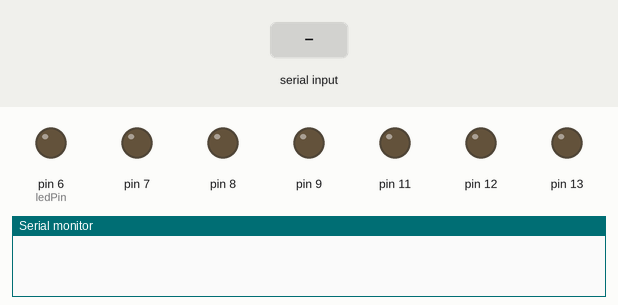
Recording of a sketch running on a simulated Arduino Uno, built with avr-gcc and run on an emulated ATmega328P. Parts: output pins drawn as LEDs (lit = HIGH), the last lines printed to the serial monitor. The inputs (shaded band) are chosen by the test bench.

Above: at 1.2 s.
1.3 s: "0" received over Serial
At 1.8 s:
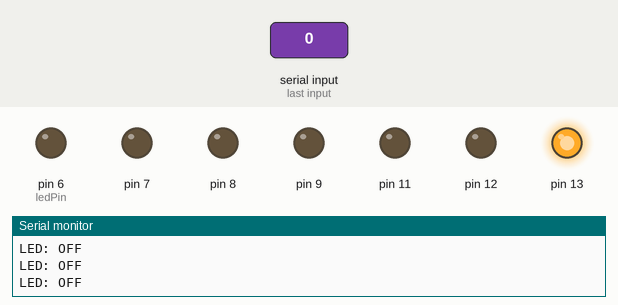
2.8 s: "1" received over Serial
At 3.4 s:
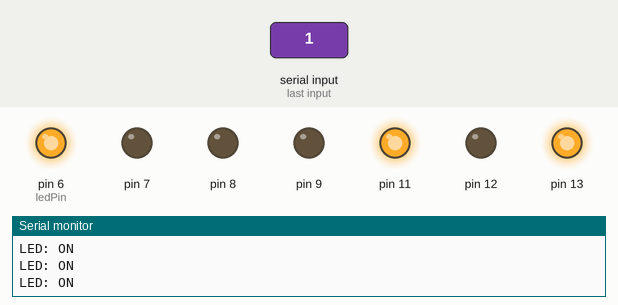
4.3 s: "2" received over Serial
At 5.3 s:
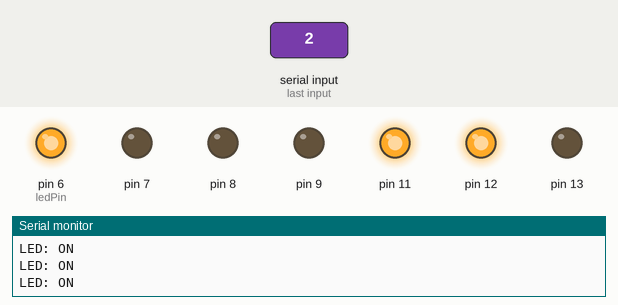
5.8 s: "3" received over Serial
At 6.4 s:
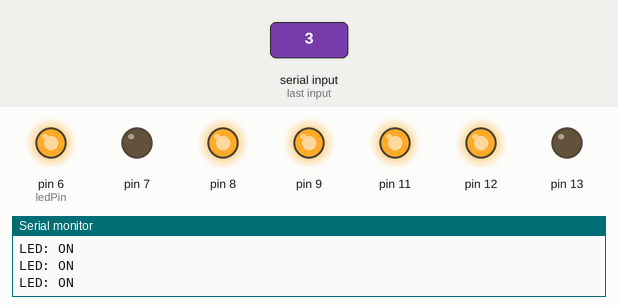
7.3 s: "4" received over Serial
At 7.6 s:
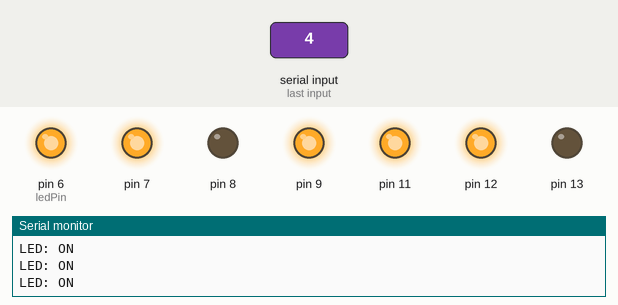
8.8 s: "0" received over Serial
At 9.9 s:
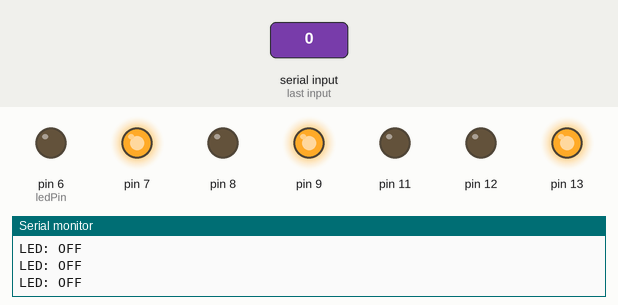
Timing chart, 0 to 11.3 s (numbered marks = the images above; inputs shaded):
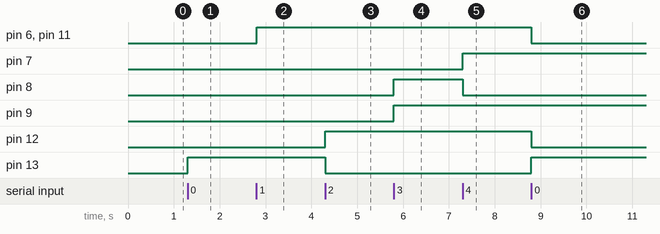

Measured:
- after the input at 1.3 s, pin 13: LOW → HIGH at once
- after the input at 2.8 s, pin 6 (ledPin), pin 11: LOW → HIGH at once
- after the input at 4.3 s, pin 12: LOW → HIGH at once; pin 13: HIGH → LOW at once
- after the input at 5.8 s, pin 8, pin 9: LOW → HIGH at once
- after the input at 7.3 s, pin 7: LOW → HIGH at once; pin 8: HIGH → LOW at once
- after the input at 8.8 s, pin 6 (ledPin), pin 11, pin 12: HIGH → LOW at once; pin 13: LOW → HIGH at once

The sketch:

RC_CarProject.ino
```cpp
int ledPin = 6;
int state = 0;

void setup() {
  //bluetooth
  pinMode(ledPin, OUTPUT);
  digitalWrite(ledPin, LOW);
  Serial.begin(9600);

  //motor
  pinMode(7, OUTPUT);
  pinMode(8, OUTPUT);
  pinMode(9, OUTPUT);
  pinMode(11, OUTPUT);
  pinMode(12, OUTPUT);
  pinMode(13, OUTPUT);
}

void loop() {
  //bluetooth
  if(Serial.available() > 0){
    state = Serial.read();
  }

  if(state == '0'){
    digitalWrite(ledPin, LOW);
    Serial.println("LED: OFF");
    digitalWrite(13, HIGH);
    digitalWrite(12, LOW);
    digitalWrite(11, 0);
  }
  else if(state == '1'){
    digitalWrite(ledPin, HIGH);
    Serial.println("LED: ON");
    digitalWrite(13, HIGH);
    digitalWrite(12, LOW);
    digitalWrite(11, 100);
  }
  else if(state == '2'){
    digitalWrite(13, LOW);
    digitalWrite(12, HIGH);
    digitalWrite(11, 100);
  }
  else if(state == '3'){
    digitalWrite(8, HIGH);
    digitalWrite(7, LOW);
    digitalWrite(9, 150);
  }
   else if(state == '4'){
    digitalWrite(8, LOW);
    digitalWrite(7, HIGH);
    digitalWrite(9, 150);
  }


//  //motor
//  digitalWrite(8, HIGH);
//  digitalWrite(7, LOW);
//  digitalWrite(13, HIGH);
//  digitalWrite(12, LOW);
//  analogWrite(9,200);
//  for (int i=0; i <=255; i++){
//    analogWrite(11,i);
//    delay(100);
//
//  }
//
//
//  digitalWrite(8, LOW);
//  digitalWrite(7, HIGH);
//  digitalWrite(12, HIGH);
//  digitalWrite(13, LOW);
//  analogWrite(9, 200);
//  analogWrite(11,80);
//  delay(3000);
//
}
```
